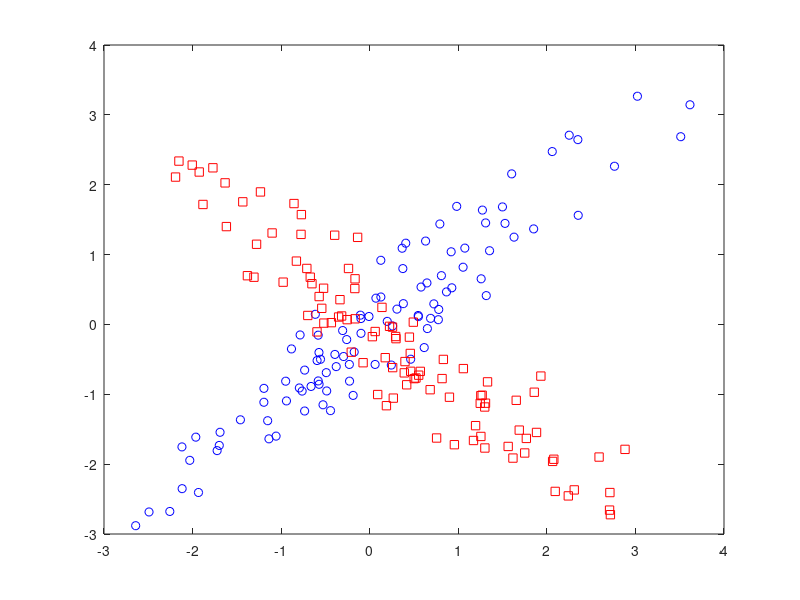

Write the MATLAB code that produced this figure. (Note: this script raises an error after producing the figure.)
% ------------------------------------------------
% Crossing data in multivariate space
% ------------------------------------------------

% make 2 vars with positive relationship
C = [1 .7; .7 1];
x = randn(100,2);

x2 = x * C;

% add another group with negative relationship
C2 = [1 -.7; -.7 1];
x2 = [x2; x * C2];

% make grouping variable
group = ones(200,1);  group(101:end) = 2;

% plot the data
figure;plot(x2(group==1,1),x2(group==1,2),'bo')
hold on; plot(x2(group==2,1),x2(group==2,2),'rs')

[d,p,stats] = manova1(x2,group)
p = 1 - chi2cdf(stats.chisq,stats.chisqdf)

% from C:\tor_scripts\Matlab_toolboxes\RegrToolbox
[F,error,R2] = mlr([group==1 ones(size(group))],x2); F, R2

% ------------------------------------------------
% Classic ANCOVA situation
% ------------------------------------------------

% make 2 vars with positive relationship
C = [1 .7; .7 1];
x = randn(100,2);
x2 = x * C;

% add another group with shift
x = randn(100,2); 
x = x * C; x(:,2) = x(:,2) + .5;
x2 = [x2; x];

% make grouping variable
group = ones(200,1);  group(101:end) = 2;

% plot the data
figure;plot(x2(group==1,1),x2(group==1,2),'bo')
hold on; plot(x2(group==2,1),x2(group==2,2),'rs')

[d,p,stats] = manova1(x2,group)
p = 1 - chi2cdf(stats.chisq,stats.chisqdf)

